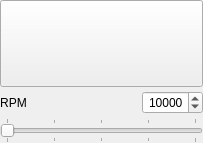
<?xml version="1.0" encoding="UTF-8"?>
<ui version="4.0">
 <class>SpindleForm</class>
 <widget class="QWidget" name="SpindleForm">
  <property name="geometry">
   <rect>
    <x>0</x>
    <y>0</y>
    <width>203</width>
    <height>143</height>
   </rect>
  </property>
  <property name="windowTitle">
   <string>Form</string>
  </property>
  <layout class="QVBoxLayout" name="verticalLayout" stretch="0">
   <property name="spacing">
    <number>0</number>
   </property>
   <property name="leftMargin">
    <number>0</number>
   </property>
   <property name="topMargin">
    <number>0</number>
   </property>
   <property name="rightMargin">
    <number>0</number>
   </property>
   <property name="bottomMargin">
    <number>0</number>
   </property>
   <item>
    <widget class="QWidget" name="widgetSpindle" native="true">
     <layout class="QVBoxLayout" name="verticalLayout_3">
      <property name="spacing">
       <number>4</number>
      </property>
      <property name="leftMargin">
       <number>0</number>
      </property>
      <property name="topMargin">
       <number>0</number>
      </property>
      <property name="rightMargin">
       <number>0</number>
      </property>
      <property name="bottomMargin">
       <number>0</number>
      </property>
      <item>
       <widget class="QPushButton" name="cmdSpindle">
        <property name="enabled">
         <bool>true</bool>
        </property>
        <property name="sizePolicy">
         <sizepolicy hsizetype="Expanding" vsizetype="Expanding">
          <horstretch>0</horstretch>
          <verstretch>0</verstretch>
         </sizepolicy>
        </property>
        <property name="minimumSize">
         <size>
          <width>48</width>
          <height>48</height>
         </size>
        </property>
        <property name="baseSize">
         <size>
          <width>48</width>
          <height>48</height>
         </size>
        </property>
        <property name="toolTip">
         <string>Spindle on/off</string>
        </property>
        <property name="icon">
         <iconset resource="../Resources/images.qrc">
          <normaloff>:/images/cutter.png</normaloff>:/images/cutter.png</iconset>
        </property>
        <property name="iconSize">
         <size>
          <width>28</width>
          <height>28</height>
         </size>
        </property>
        <property name="checkable">
         <bool>true</bool>
        </property>
       </widget>
      </item>
      <item>
       <layout class="QVBoxLayout" name="verticalLayout_2">
        <item>
         <layout class="QHBoxLayout" name="horizontalLayout">
          <item>
           <widget class="QLabel" name="spindleSpeedLabel">
            <property name="text">
             <string>RPM</string>
            </property>
            <property name="alignment">
             <set>Qt::AlignCenter</set>
            </property>
           </widget>
          </item>
          <item>
           <spacer name="horizontalSpacer">
            <property name="orientation">
             <enum>Qt::Horizontal</enum>
            </property>
            <property name="sizeHint" stdset="0">
             <size>
              <width>40</width>
              <height>20</height>
             </size>
            </property>
           </spacer>
          </item>
          <item>
           <widget class="QSpinBox" name="spindleSpeedSpinBox">
            <property name="sizePolicy">
             <sizepolicy hsizetype="Minimum" vsizetype="Minimum">
              <horstretch>0</horstretch>
              <verstretch>0</verstretch>
             </sizepolicy>
            </property>
            <property name="maximumSize">
             <size>
              <width>16777215</width>
              <height>16777215</height>
             </size>
            </property>
            <property name="baseSize">
             <size>
              <width>75</width>
              <height>0</height>
             </size>
            </property>
            <property name="frame">
             <bool>true</bool>
            </property>
            <property name="alignment">
             <set>Qt::AlignRight|Qt::AlignTrailing|Qt::AlignVCenter</set>
            </property>
            <property name="buttonSymbols">
             <enum>QAbstractSpinBox::UpDownArrows</enum>
            </property>
            <property name="accelerated">
             <bool>true</bool>
            </property>
            <property name="maximum">
             <number>20000</number>
            </property>
            <property name="value">
             <number>10000</number>
            </property>
           </widget>
          </item>
         </layout>
        </item>
        <item>
         <widget class="QSlider" name="spindleSpeedSlider">
          <property name="sizePolicy">
           <sizepolicy hsizetype="Expanding" vsizetype="Fixed">
            <horstretch>0</horstretch>
            <verstretch>0</verstretch>
           </sizepolicy>
          </property>
          <property name="minimumSize">
           <size>
            <width>0</width>
            <height>0</height>
           </size>
          </property>
          <property name="baseSize">
           <size>
            <width>0</width>
            <height>0</height>
           </size>
          </property>
          <property name="minimum">
           <number>0</number>
          </property>
          <property name="maximum">
           <number>20000</number>
          </property>
          <property name="singleStep">
           <number>100</number>
          </property>
          <property name="pageStep">
           <number>1000</number>
          </property>
          <property name="value">
           <number>0</number>
          </property>
          <property name="orientation">
           <enum>Qt::Horizontal</enum>
          </property>
          <property name="invertedAppearance">
           <bool>false</bool>
          </property>
          <property name="tickPosition">
           <enum>QSlider::TicksBothSides</enum>
          </property>
          <property name="tickInterval">
           <number>5000</number>
          </property>
         </widget>
        </item>
       </layout>
      </item>
     </layout>
    </widget>
   </item>
  </layout>
 </widget>
 <resources>
  <include location="../Resources/images.qrc"/>
 </resources>
 <connections/>
</ui>
